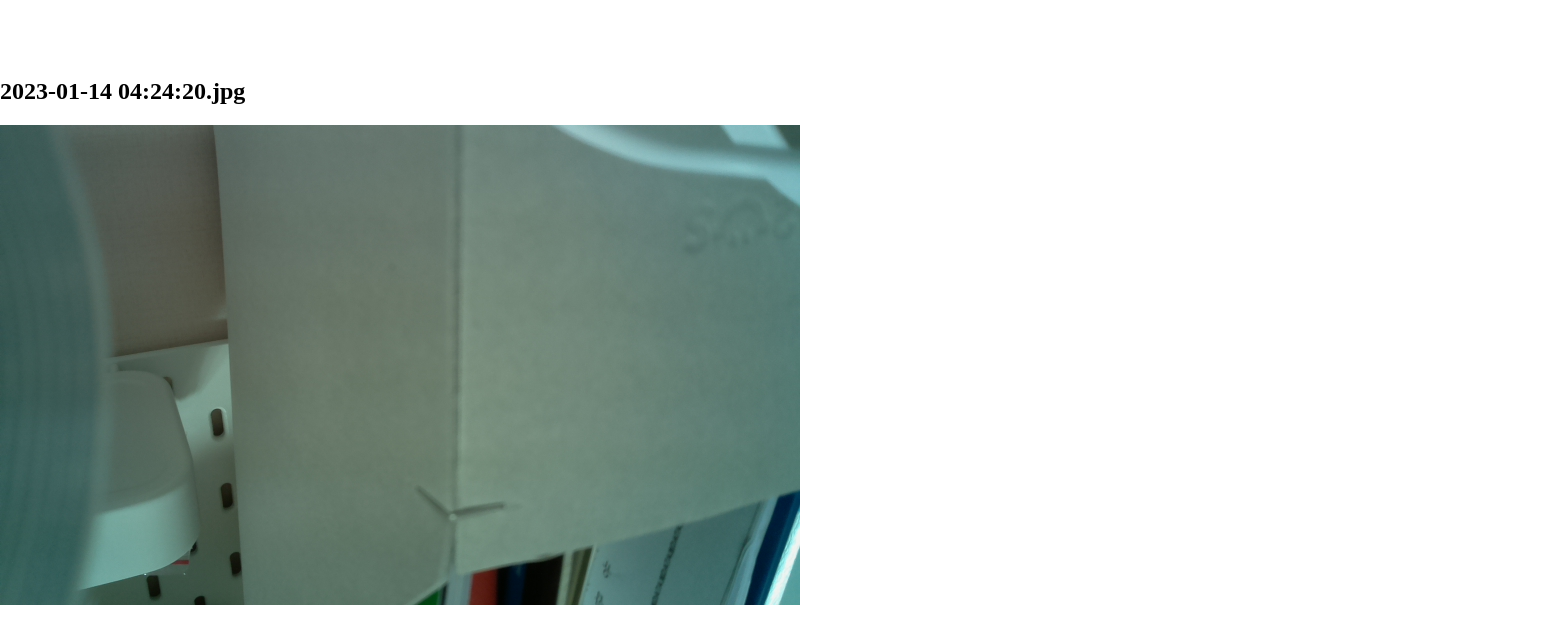
The page /iot/sec_file/3 on the database its author committed.
### iot/models.py (models this page shows)
class SecFile(models.Model):
    file_name = models.CharField(max_length=100)
    sec_file = models.FileField(upload_to="")

### iot/views.py (the view)
# urls.py: path('sec_file/<int:pk>', SecFileDetailView.as_view(), name='detail'),
class SecFileDetailView(generic.DetailView):
    model = SecFile
    template_name = 'iot/sec_file_detail.html'
    context_object_name = 'imgfile'

### templates/iot/sec_file_detail.html (shortened to what this page needs)
{% extends 'base.html' %}
{% load static %}
{% block content %}
<div style="padding:3vh;"></div>
    <div class="container">
        <div class="row justify-content-center align-items-center">
            <div class="card align-middle" style="width:100rem; border-radius:20px; border-color:brown;">
                <div class="card-title" style="margin-top:30px;">
                    <h2 class="card-title text-center">{{imgfile.file_name}}</h2>
                </div>
                <div class="card-body text-center">
                    <img src="/media/{{imgfile.sec_file }}" type="jpg" />
                </div>
            </div>
        </div>
    </div>
{% endblock %}

### static/css/styles.css (style rules this page uses)
body { margin: 0; }

### rows shown on the page
SecFile: file_name "2023-01-14 04:24:20.jpg", sec_file (picture)
